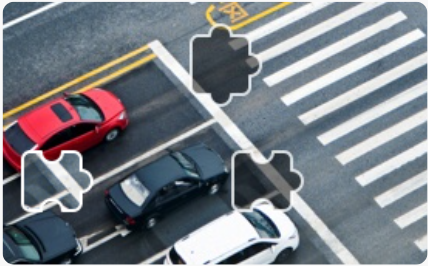
#> input picture slider/background.png, 428 x 266 px
$ python test.py
#> lines starting #> are read from the running program, lines starting #| are printed output that depends on the picture; after the words box and inside, x2 and y2 are one past the last pixel; in counts of white or black regions, pixels touching at a corner belong together
import cv2
import numpy as np

def process_slider_images():
    # 读取图片
    image = cv2.imread('background.png')
#> image is the input picture: shape (266, 428, 3); mean B, G, R 133.3, 125.9, 121.1

    # 转换为灰度图
    gray_image = cv2.cvtColor(image, cv2.COLOR_BGR2GRAY)
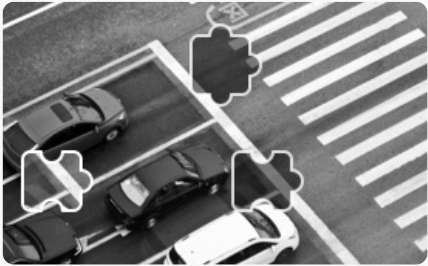
#> gray_image: shape (266, 428); min 0, max 255, mean 125.3

    # 二值化
    threshold_value = 235  # 调整阈值以获得不同的效果
    _, binary_image = cv2.threshold(gray_image, threshold_value, 255, cv2.THRESH_BINARY)
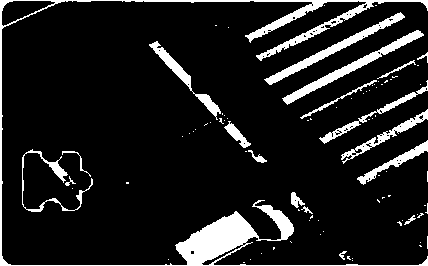
#> binary_image: shape (266, 428); 11.3% white; 87 white regions (68 under 20 px)

    # 查找轮廓
    contours, _ = cv2.findContours(binary_image, cv2.RETR_EXTERNAL, cv2.CHAIN_APPROX_SIMPLE)
#> contours = 87 contours, 72 with area under 20; largest, box (x1, y1, x2, y2) and area: (0, 0, 428, 266) 5610, (282, 30, 424, 105) 1078, (264, 12, 405, 85) 994, (149, 41, 221, 120) 635, (341, 109, 428, 164) 577

    # 设置最小边距，排除靠近边缘的轮廓
    min_margin = 5
    height, width = binary_image.shape
#> height = 266; width = 428
    valid_contours = []

    for contour in contours:
        x, y, w, h = cv2.boundingRect(contour)
        # 检查轮廓是否靠近图像边缘
        if x > min_margin and y > min_margin and (x + w < width - min_margin) and (y + h < height - min_margin):
            valid_contours.append(contour)
#> this loop made 87 passes
#> (x, y, w, h) on passes 2, 3, 4, 5, 6, 7, 8, 11, 14, 15, 16, 17: (352, 260, 1, 1), (250, 259, 1, 1), (168, 259, 1, 1), (352, 258, 1, 1), (347, 256, 4, 4), (261, 253, 1, 1), (339, 251, 8, 9), (420, 242, 1, 1), (320, 234, 1, 1), (323, 231, 1, 1), (397, 221, 5, 5), (402, 220, 1, 1)
#> (contour, x, y, w, h) on passes 1, 9, 10, 12, 13, 24: ([[243, 262], [244, 262]], 243, 262, 2, 1), ([[273, 247], [273, 249], [274, 248], [274, 247]], 273, 247, 2, 3), ([[419, 245], [420, 246], [421, 246], [420, 245]], 419, 245, 3, 2), ([[290, 241], [291, 242]], 290, 241, 2, 2), ([[427, 236], [427, 248]], 427, 236, 1, 13), ([[298, 209], [298, 210], [299, 210]], 298, 209, 2, 2)
#> after the loop, valid_contours = 72 contours, 62 with area under 20; largest, box (x1, y1, x2, y2) and area: (264, 12, 405, 85) 994, (149, 41, 221, 120) 635, (22, 149, 93, 212) 337, (224, 121, 251, 148) 212, (300, 80, 377, 119) 124

    # 在原图上绘制有效的轮廓
    contour_image = image.copy()
    cv2.drawContours(contour_image, valid_contours, -1, (0, 255, 0), 2)  # 使用绿色描边
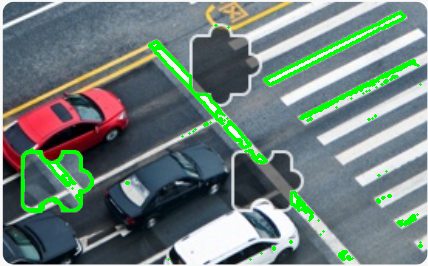
#> contour_image: shape (266, 428, 3); 4.58% of pixels changed, all inside (x1, y1, x2, y2) = (21, 11, 423, 261)

    # 保存结果
    cv2.imwrite('binary_result.png', binary_image)
    cv2.imwrite('contour_result_filtered.png', contour_image)
    print("二值化结果已保存为 'binary_result.png'")
    print("带目标轮廓的图像已保存为 'contour_result_filtered.png'")

process_slider_images()
